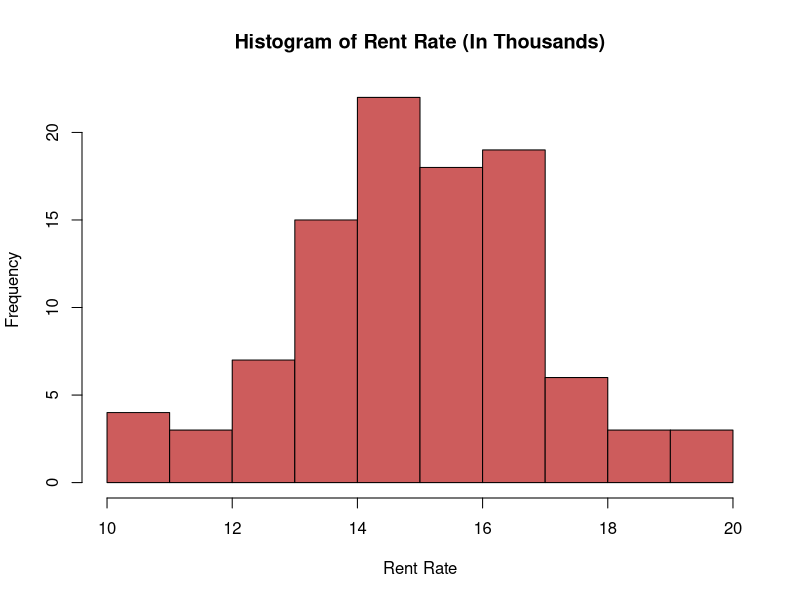
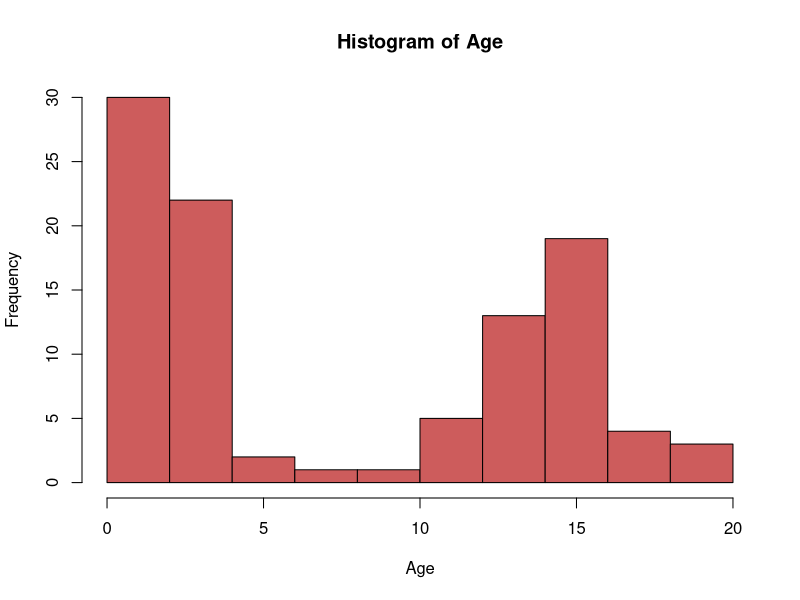
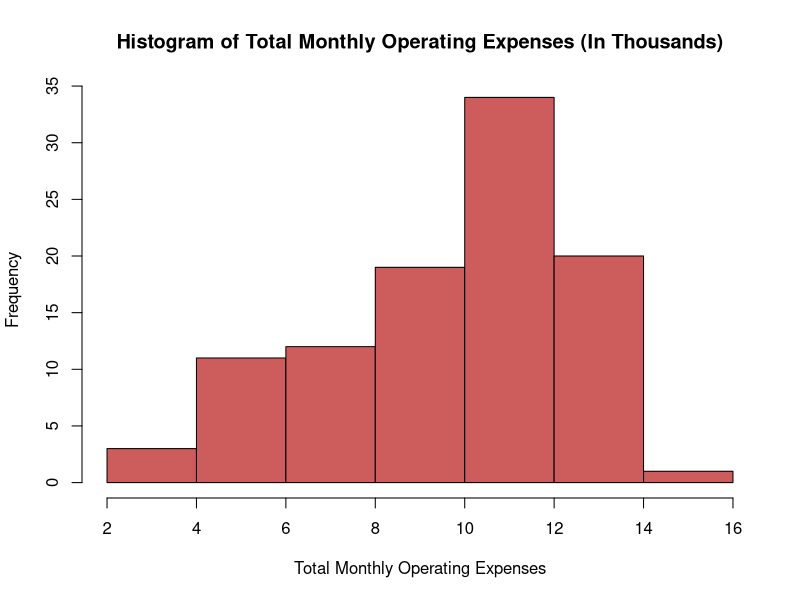
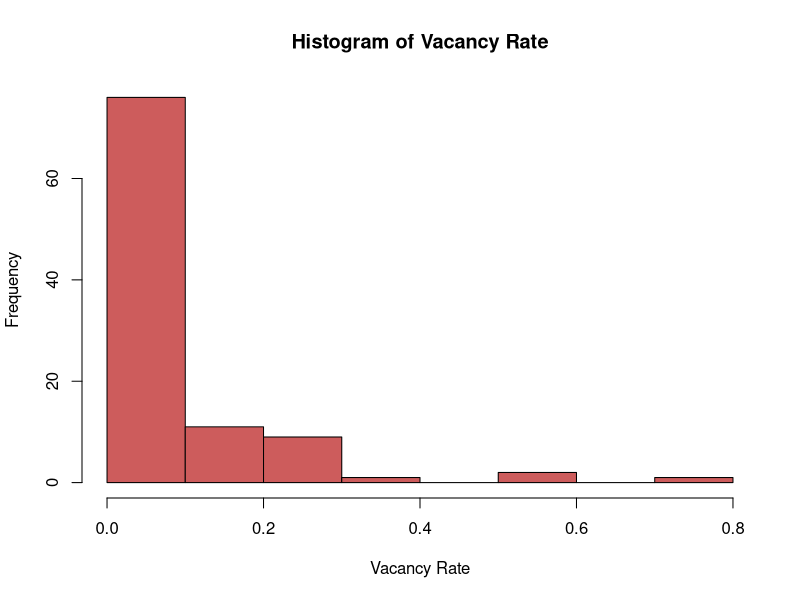
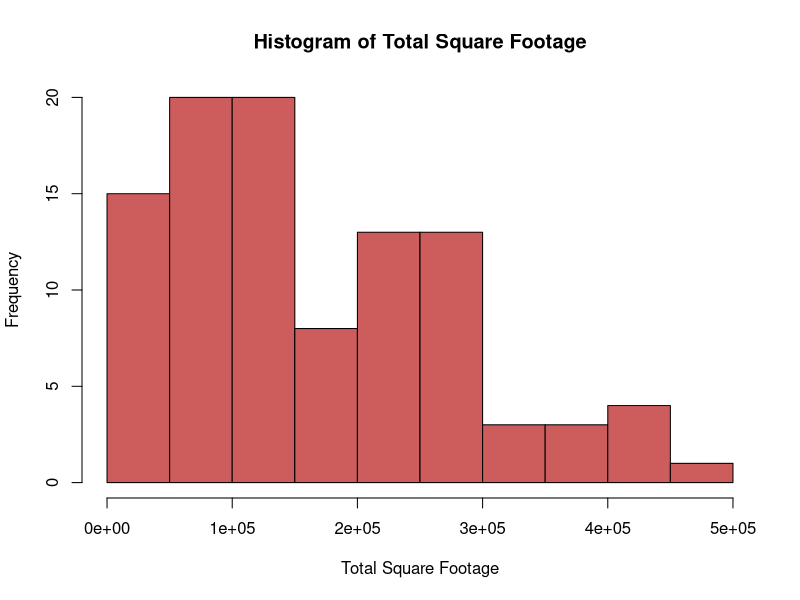
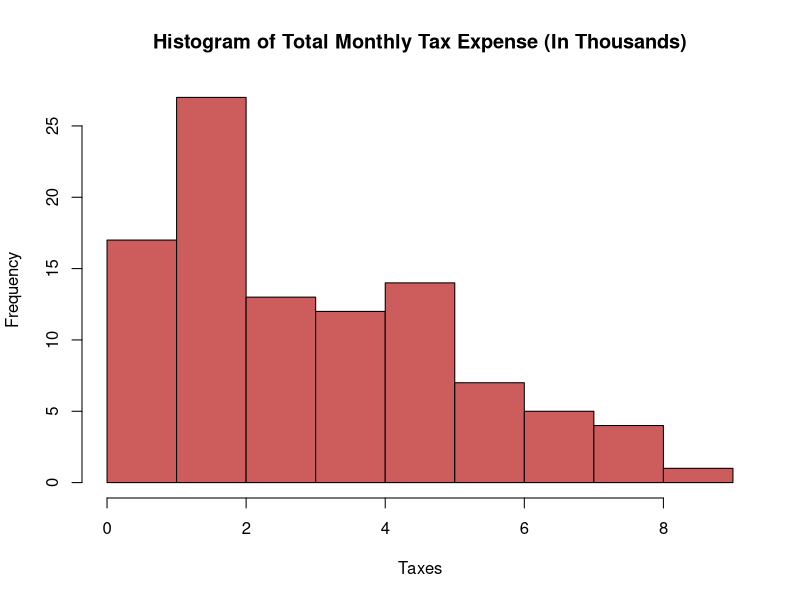
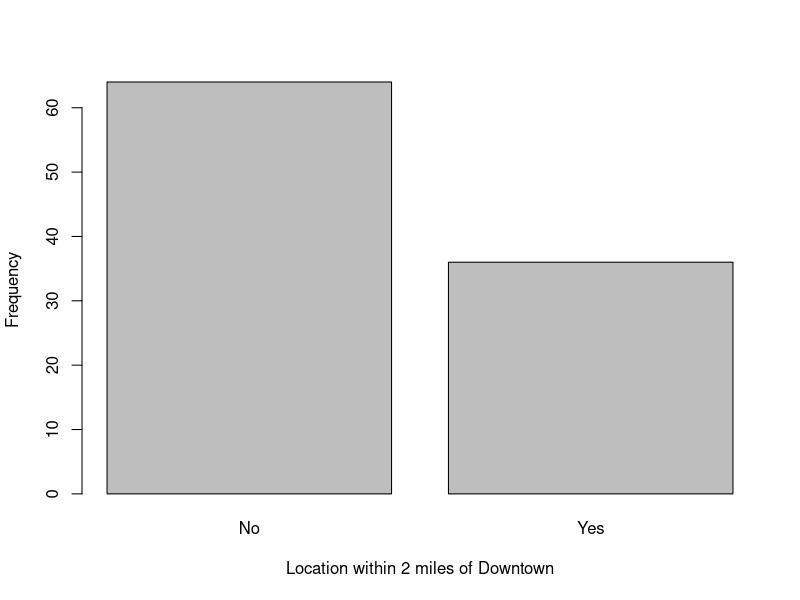
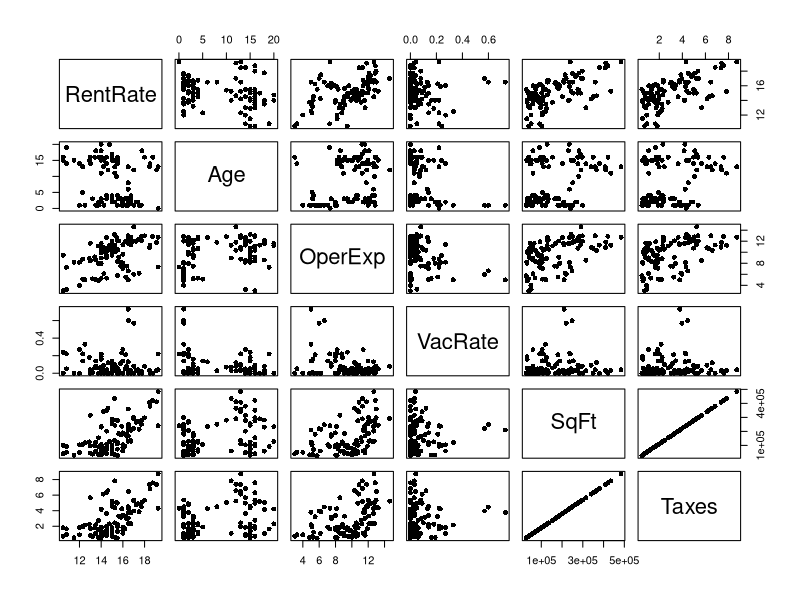

Source code (R) for these figures, in order:
# Import dataset (comm_prop)
library(readr)
library(tidyverse)
comm_prop <- tbl_df(read_csv("comm_prop.csv"))
comm_prop_matrix <- read_csv("comm_prop.csv")

# Explore dataset - Functions{View, head, str}
dim(comm_prop)
names(comm_prop)
head(comm_prop)
summary(comm_prop)


# The variable 'W2MiDT' is a factor. Convert it into a factor
comm_prop$W2MiDT <- factor(comm_prop$W2MiDT, levels = c(0, 1), labels = c("No", "Yes"))
show(comm_prop$W2MiDT)





# Examine the distribution of each variable (Histogram)

#                               --------- RentRate -----------
hist(comm_prop$RentRate, xlab = "Rent Rate", main = paste("Histogram of", "Rent Rate (In Thousands)"), col = "indianred")

#                               --------- Age _______________
hist(comm_prop$Age, xlab = "Age", main = paste("Histogram of", "Age"), col = "indianred")

#                               --------- Total Monthly Operating Expenses -------------
hist(comm_prop$OperExp, xlab = "Total Monthly Operating Expenses", main = paste("Histogram of", "Total Monthly Operating Expenses (In Thousands)"), col = "indianred")

#                             ----------- Vacancy Rate ---------------
hist(comm_prop$VacRate, xlab = "Vacancy Rate", main = paste("Histogram of", "Vacancy Rate"), col = "indianred")

#                              ----------- Total Square Footage --------------
hist(comm_prop$SqFt, xlab = "Total Square Footage", main = paste("Histogram of", "Total Square Footage"), col = "indianred") 
  
#                             ------------- Taxes -----------------------------
hist(comm_prop$Taxes, xlab = "Taxes", main = paste("Histogram of", "Total Monthly Tax Expense (In Thousands)"), col = "indianred")


#                            ------------ Building Location ------------------
 #     ****** 'Building Location' is a factor and thus requires a BoxPlot to view it's distribution *********
plot(comm_prop$W2MiDT, xlab="Location within 2 miles of Downtown", ylab="Frequency")

# ggplot(comm_prop$W2MiDT) +
 # stat_boxplot(geom = "errorbar", width = 0.5) +
  #geom_boxplot() +
  #coord_flip() + # Makes regions names easier to read
  #labs(x = "Region", y = "Birth Rate")
#hist(comm_prop$W2MiDT, xlab = "Building Located Within 2 Miles of Downtown", main = paste("Histogram of", "Age"), col = "indianred")







# Examine the Correlation amongst  nmerical variables (Scatterplot Matrix & Correlation Matrix)

 # Scatterplot Matrix - Function{pairs}
pairs(comm_prop[,1:6], pch = 16)

 # Correlation Matrix - Function{cor}
cor(comm_prop[,1:6])

# we can see more clear the relations
library(corrplot)
corrplot(cor(comm_prop[,1:6]), method="ellipse")
